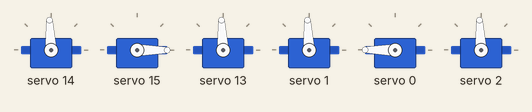
Simulated run of this sketch. Board: Arduino Uno, built with avr-gcc and run on an emulated ATmega328P. Shown: 6 × servo.

Above: at 0.1 s.
At 3.17 s:
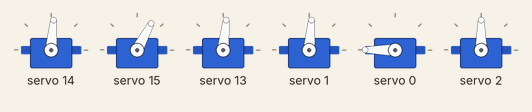
At 12.41 s:
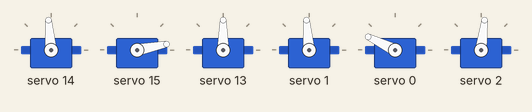
At 21.74 s:
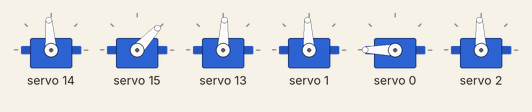
At 31.38 s:
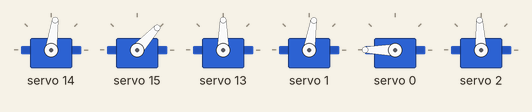
At 39.29 s:
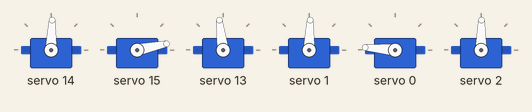
Timing chart, 0 to 40.0 s (numbered marks = the images above):
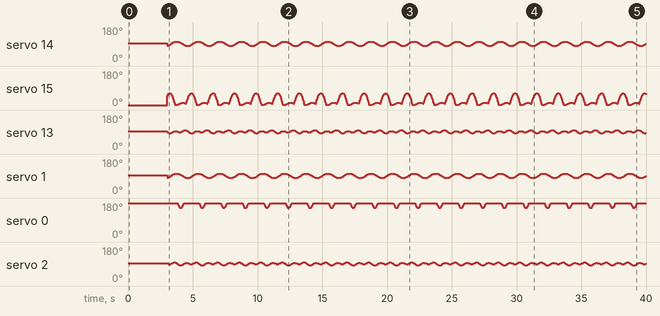

The sketch:

sin_cpg_servo_driver.ino
```cpp
#include <Wire.h>
#include <Adafruit_PWMServoDriver.h>

Adafruit_PWMServoDriver pwm = Adafruit_PWMServoDriver();

// Servo channels on PCA9685
const int HIP1 = 14, KNEE1 = 15, ANKLE1 = 13; // left
const int HIP2 = 1, KNEE2 = 0, ANKLE2 = 2;  // right


// Motion parameters
const float frequency_hip = 0.6;
const float frequency_knee = 0.6;
const float frequency_ankle = 1.2;

const float amplitude_hip = 11;
const float amplitude_knee = 63;
const float amplitude_ankle = 5;

const float phase_offsets[3] = { 0, 13 * M_PI / 20, 5*M_PI/6 };
const float phase_offset_leg2 = 0;

// Servo angle limits
const int hip_min = 60, hip_max = 180;
const int knee_min = 5, knee_max = 150;
const int ankle_min = 80, ankle_max = 100;

// Timer
unsigned long prevTime = 0;
const int updateInterval = 20;

// Converts angle in degrees to PCA9685 pulse
int angleToPulse(float angle) {
  float pulseLength = map(angle, 0, 180, 500, 2500); // us
  int pwmValue = int(pulseLength * 4096 / 20000);    // 20ms = 50Hz
  return constrain(pwmValue, 102, 512);              // ~500–2500 µs
}

void setup() {
  Serial.begin(115200);
  pwm.begin();
  pwm.setPWMFreq(50); // Standard analog servo frequency

  pwm.setPWM(HIP1, 0, angleToPulse(90));
  pwm.setPWM(KNEE1, 0, angleToPulse(0));
  pwm.setPWM(ANKLE1, 0, angleToPulse(90));

  pwm.setPWM(HIP2, 0, angleToPulse(90));
  pwm.setPWM(KNEE2, 0, angleToPulse(180));
  pwm.setPWM(ANKLE2, 0, angleToPulse(90));

  delay(3000);
}

void loop() {
  unsigned long currentTime = millis();
  float t = currentTime / 1000.0;

  if (currentTime - prevTime >= updateInterval) {
    prevTime = currentTime;

    float theta_hip1 = amplitude_hip * sin(2 * M_PI * frequency_hip * t + phase_offsets[0]);
    float theta_knee1 = amplitude_knee * sin(2 * M_PI * frequency_knee * t + phase_offsets[1]);
    float theta_ankle1 = -amplitude_ankle * sin(2 * M_PI * frequency_ankle * t + phase_offsets[2])-(-2*amplitude_ankle/3) * sin(M_PI * frequency_ankle * t + phase_offsets[2] + 0.6 * M_PI);

    float theta_hip2 = amplitude_hip * sin(2 * M_PI * frequency_hip * t + phase_offsets[0] + phase_offset_leg2);
    float theta_knee2 = -amplitude_knee * sin(2 * M_PI * frequency_knee * t + phase_offsets[1] + phase_offset_leg2);
    float theta_ankle2 = -amplitude_ankle * sin(2 * M_PI * frequency_ankle * t + phase_offsets[2])-(-2*amplitude_ankle/3) * sin(M_PI * frequency_ankle * t + phase_offset_leg2 + 0.6 * M_PI);

    int hip1_angle = constrain(90 + theta_hip1, hip_min, hip_max);
    int knee1_angle = constrain(theta_knee1, knee_min, knee_max)+constrain((amplitude_knee/6) * sin(2 * M_PI * frequency_knee * t + 1.45 * M_PI), 0, knee_max);
    int ankle1_angle = constrain(90 + theta_ankle1, ankle_min, ankle_max);

    int hip2_angle = constrain(90 + theta_hip2, 180 - hip_max, 180 - hip_min);
    int knee2_angle = constrain(180 - theta_knee2, 180 - knee_max, 180 - knee_min)+constrain((-amplitude_knee/6) * sin(2 * M_PI * frequency_knee * t + phase_offset_leg2 + 1.45 * M_PI), 180 - knee_max, 180);
    int ankle2_angle = constrain(90 + theta_ankle2, 180 - ankle_max, 180 - ankle_min);

    pwm.setPWM(HIP1, 0, angleToPulse(hip1_angle));
    pwm.setPWM(KNEE1, 0, angleToPulse(knee1_angle));
    pwm.setPWM(ANKLE1, 0, angleToPulse(ankle1_angle));

    pwm.setPWM(HIP2, 0, angleToPulse(hip2_angle));
    pwm.setPWM(KNEE2, 0, angleToPulse(knee2_angle));
    pwm.setPWM(ANKLE2, 0, angleToPulse(ankle2_angle));

  }
}
```
